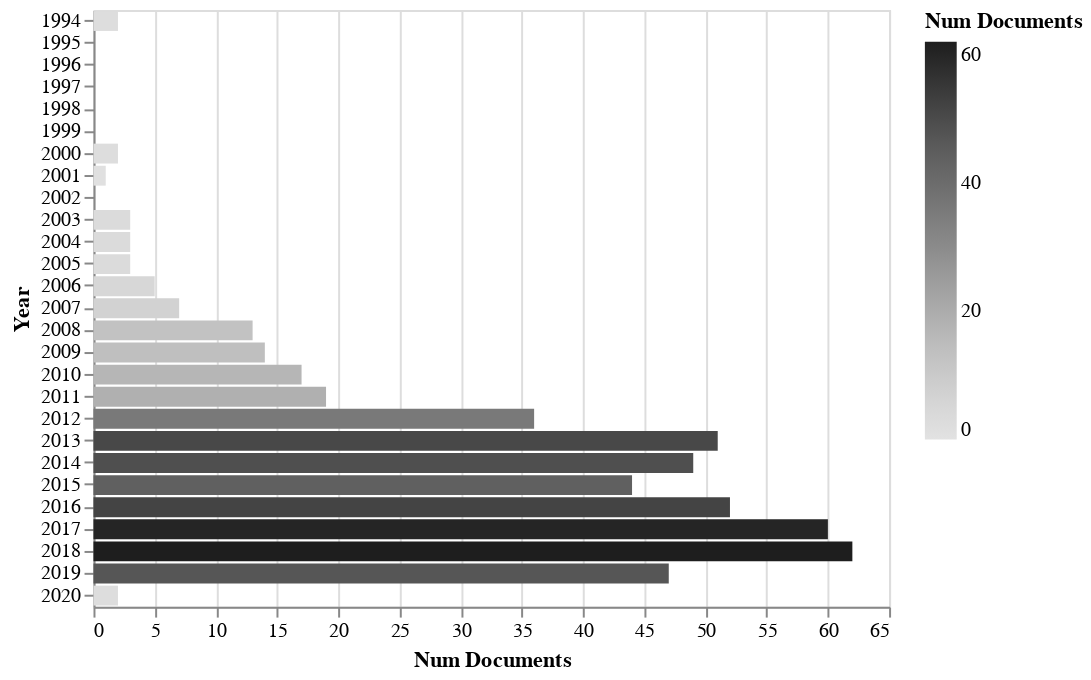

The code cell stored with this chart in its notebook:
### Code cell
rdf.documents_by_year().barhplot('altair')

### Figure 1 — Vega-Lite specification as saved in the notebook (floating-point values rounded to 4 significant figures)
{"$schema": "https://vega.github.io/schema/vega-lite/v3.4.0.json", "config": {"mark": {"tooltip": null}, "view": {"height": 300, "width": 400}}, "data": {"name": "data-bbe438d71ac4a5b6896f53130aea05bb"}, "datasets": {"data-bbe438d71ac4a5b6896f53130aea05bb": [{"Num Documents": 2, "Year": 1994}, {"Num Documents": 0, "Year": 1995}, {"Num Documents": 0, "Year": 1996}, {"Num Documents": 0, "Year": 1997}, {"Num Documents": 0, "Year": 1998}, {"Num Documents": 0, "Year": 1999}, {"Num Documents": 2, "Year": 2000}, {"Num Documents": 1, "Year": 2001}, {"Num Documents": 0, "Year": 2002}, {"Num Documents": 3, "Year": 2003}, {"Num Documents": 3, "Year": 2004}, {"Num Documents": 3, "Year": 2005}, {"Num Documents": 5, "Year": 2006}, {"Num Documents": 7, "Year": 2007}, {"Num Documents": 13, "Year": 2008}, {"Num Documents": 14, "Year": 2009}, {"Num Documents": 17, "Year": 2010}, {"Num Documents": 19, "Year": 2011}, {"Num Documents": 36, "Year": 2012}, {"Num Documents": 51, "Year": 2013}, {"Num Documents": 49, "Year": 2014}, {"Num Documents": 44, "Year": 2015}, {"Num Documents": 52, "Year": 2016}, {"Num Documents": 60, "Year": 2017}, {"Num Documents": 62, "Year": 2018}, {"Num Documents": 47, "Year": 2019}, {"Num Documents": 2, "Year": 2020}]}, "encoding": {"color": {"field": "Num Documents", "scale": {"scheme": "greys"}, "type": "quantitative"}, "x": {"field": "Num Documents", "type": "quantitative"}, "y": {"field": "Year", "sort": {"field": "Num Documents:Q"}, "type": "nominal"}}, "mark": "bar"}
